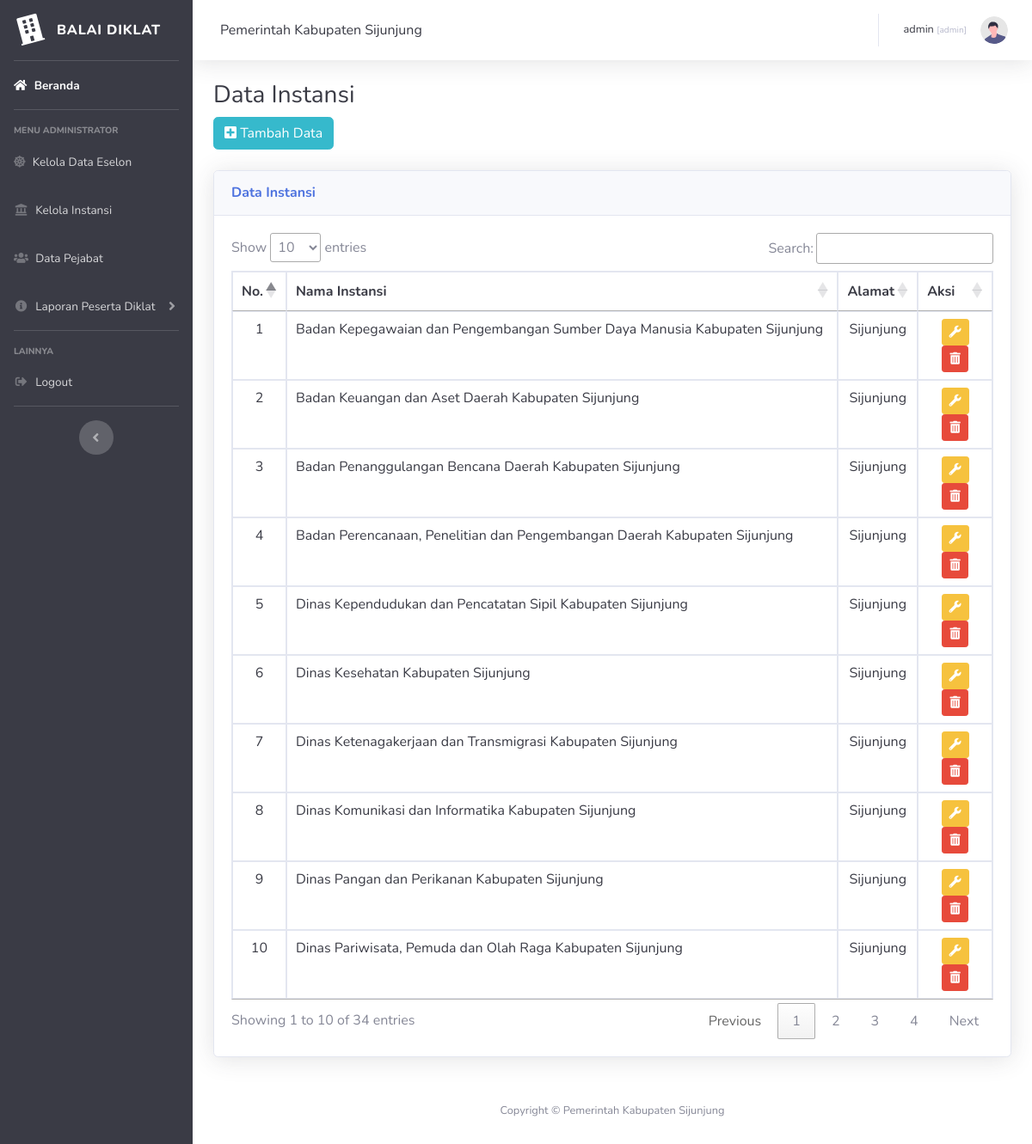
Page /pages/backend/index.php?page=instansi/viewinstansi (signed in) on the committed database.
### tables this page shows
CREATE TABLE `tb_instansi` (
  `id_instansi` int(11) NOT NULL,
  `namains` varchar(255) NOT NULL,
  `alamat` varchar(200) NOT NULL
);

### pages/backend/index.php (called while the page is built, shortened)
<?php
include 'component/header.php';
include 'component/sidebar.php';
include 'content.php';
include 'component/footer.php';
?>

### pages/backend/instansi/viewinstansi.php (the view, shortened to what this page needs)
<?php
 $instansi = $conn->query("SELECT * FROM tb_instansi ORDER BY namains ASC");
?>
<h1 class="h3 mb-2 text-gray-900">Data Instansi</h1>
 <a href="index.php?page=instansi/addinstansi" class="btn btn-info btn-md"><i class="fas fa-plus-square"></i> Tambah Data</a>
 <br><br>
 <div class="card shadow mb-4">
     <div class="card-header py-3">
         <h6 class="m-0 font-weight-bold text-primary">Data Instansi</h6>
     </div>
     <div class="card-body">
         <div class="table-responsive">
             <table class="table table-bordered text-center text-gray-900" id="table_eselon" width="100%" cellspacing="0">
                 <thead>
                     <tr>
                         <th>No.</th>
                         <th>Nama Instansi</th>
                         <th>Alamat</th>
                         <th>Aksi</th>
                     </tr>
                 </thead>
                 <tbody>
                     <?php $no=1; ?>
                     <?php foreach ( $instansi as $key => $value ) : ?>
                     <tr>
                         <td><?= $no++; ?></td>
                         <td class="text-left"><?= $value['namains']; ?></td>
                         <td><?= $value['alamat']; ?></td>
                         <td>
                            <a href="index.php?page=instansi/editinstansi&id=<?= $value['id_instansi']; ?>" class="btn btn-warning btn-sm"><i class="fas fa-wrench"></i></a>
                            <a onclick="return confirm('Apakah anda yakin ingin mengapus data?')" href="index.php?page=instansi/deleteinstansi&id=<?= $value['id_instansi']; ?>" class="btn btn-danger btn-sm"><i class="fas fa-trash-alt"></i></a>
                         </td>
                     </tr>
                     <?php endforeach; ?>
                 </tbody>
             </table>
         </div>
     </div>
 </div>

### rows in the picture
tb_instansi: namains "Badan Kepegawaian dan Pengembangan Sumber Daya Manusia Kabupaten Sijunjung", alamat "Sijunjung"
tb_instansi: namains "Badan Keuangan dan Aset Daerah Kabupaten Sijunjung", alamat "Sijunjung"
tb_instansi: namains "Badan Penanggulangan Bencana Daerah Kabupaten Sijunjung", alamat "Sijunjung"
tb_instansi: namains "Badan Perencanaan, Penelitian dan Pengembangan Daerah Kabupaten Sijunjung", alamat "Sijunjung"
tb_instansi: namains "Dinas Kependudukan dan Pencatatan Sipil Kabupaten Sijunjung", alamat "Sijunjung"
tb_instansi: namains "Dinas Kesehatan Kabupaten Sijunjung", alamat "Sijunjung"
tb_instansi: namains "Dinas Ketenagakerjaan dan Transmigrasi Kabupaten Sijunjung", alamat "Sijunjung"
tb_instansi: namains "Dinas Komunikasi dan Informatika Kabupaten Sijunjung", alamat "Sijunjung"
tb_instansi: namains "Dinas Pangan dan Perikanan Kabupaten Sijunjung", alamat "Sijunjung"
tb_instansi: namains "Dinas Pariwisata, Pemuda dan Olah Raga Kabupaten Sijunjung", alamat "Sijunjung"

### other values in the picture
$_SESSION['username'] "admin"
$_SESSION['level'] "admin"
